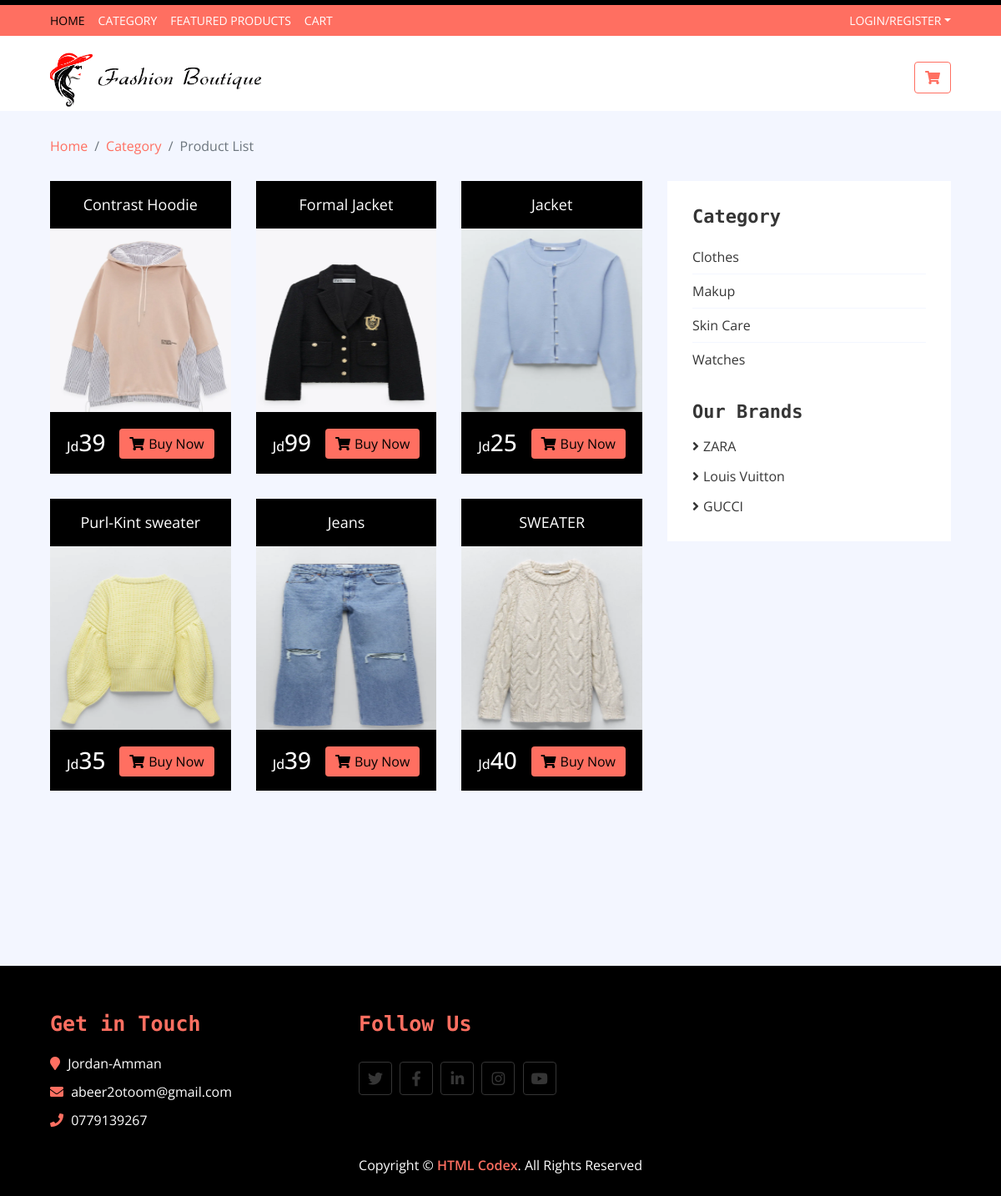
The page /product-list.php?ven_id=24&cat_id=10 on the database its author committed.
### tables this page shows
CREATE TABLE `product` (
  `pro_id` int(3) NOT NULL,
  `pro_name` varchar(20) NOT NULL,
  `pro_desc` text NOT NULL,
  `pro_price` int(3) NOT NULL,
  `pro_image` text NOT NULL,
  `cat_id` int(3) NOT NULL,
  `vendor_id` int(3) NOT NULL
);

CREATE TABLE `category` (
  `cat_id` int(3) NOT NULL,
  `cat_name` varchar(20) NOT NULL,
  `cat_desc` text NOT NULL,
  `cat_img` text NOT NULL
);

CREATE TABLE `vendor` (
  `vendor_id` int(3) NOT NULL,
  `name` varchar(50) NOT NULL,
  `email` varchar(30) NOT NULL,
  `password` varchar(20) NOT NULL,
  `logo` text NOT NULL,
  `website` text NOT NULL,
  `accept` varchar(20) NOT NULL DEFAULT 'No',
  `vdesc` text NOT NULL
);

### public/include/DBconnection.php (called while the page is built, shortened)
<?php
Class dbconnection{
	public $conn;
	public function openConnection(){
		$this->conn = mysqli_connect(DBSERVER,DBUSER,DBPASS,DBNAME);
		return $this->conn ? $this->conn : die("cannot connect to server");
	}
	public function performQuery($query){
		$result = mysqli_query($this->conn,$query);
		return $result ? $result : FALSE;
	}
	public function fetchAll($result){
		$rowSet = array();
		while ($row = mysqli_fetch_assoc($result)) {
			$rowSet[] = $row;
		}
		return count($rowSet) >= 1 ? $rowSet : FALSE;
	}
}

### public/include/productClass.php (called while the page is built, shortened)
<?php
require('categoryClass.php');
class Product extends Category{
	public function readByvendor($id){
		$query  = "SELECT * FROM vendor , product WHERE product.cat_id=$id AND vendor.vendor_id=product.vendor_id GROUP BY(vendor.vendor_id) ";
		$result = $this->performQuery($query);
		return $this->fetchAll($result);
	}
	public function readproduct($ven_id,$cat_id){
		$query  = "SELECT * FROM product WHERE vendor_id=$ven_id AND cat_id=$cat_id ";
		$result = $this->performQuery($query);
		return $this->fetchAll($result);
	}
}

### public/include/categoryClass.php (called while the page is built, shortened)
<?php
require('DBconnection.php');
class Category extends dbconnection{
	public function readAll(){
		$query  = "SELECT * FROM category";
		$result = $this->performQuery($query);
		return $this->fetchAll($result);
	}
}

### public/product-list.php (the view)
<?php
include "include/public_header.php";
include "include/productClass.php";
$p=new Product();
$ven_id=$_GET['ven_id'];
$cat_id=$_GET['cat_id'];
$c=new Category();
?>
        <div class="breadcrumb-wrap">
            <div class="container-fluid">
                <ul class="breadcrumb">
                    <li class="breadcrumb-item"><a href="#">Home</a></li>
                    <li class="breadcrumb-item"><a href="index.php#cat">Category</a></li>
                    <li class="breadcrumb-item active">Product List</li>
                </ul>
            </div>
        </div>
        <div class="product-view">
            <div class="container-fluid">
                <div class="row">
                    <div class="col-lg-8">
                        <div class="row">
                            <?php
                            if ($data=$p->readproduct($ven_id,$cat_id))
                            {
                               foreach ($data as $key => $value)
                               {
                                  foreach ($value as $k => $v) {$row[$k]=$v;}
                                  echo "<div class='col-md-4'>";
                                  echo " <div class='product-item'>
                                    <div class='product-title'>
                                        <a href='#'>{$row['pro_name']}</a>";
                                  echo "</div>";
                                  echo " <div class='product-image'>
                                        <a href=''>
                                            <img src='../admin/1templete/image/product/{$row['pro_image']}' height='220'>
                                        </a>";
                                  echo "</div>";
                                  echo "<div class='product-price'>
                                        <h3><span>Jd</span>{$row['pro_price']}</h3>
                                        <a class='btn' href='product-detail.php?pro_id={$row['pro_id']}&cat_id=$cat_id'><i class='fa fa-shopping-cart'></i>Buy Now</a>
                                        </div>
                                    </div>
                                </div>";
                               }
                            }
                            ?>
                        </div>
                    </div>
                    <div class="col-lg-4 sidebar">
                        <div class="sidebar-widget category">
                            <h2 class="title">Category</h2>
                            <nav class="navbar bg-light">
                                <ul class="navbar-nav">
                                     <?php
                    if ($data=$c->readAll())
                    {
                       foreach ($data as $key => $value)
                       {   foreach ($value as $k => $v) {$row[$k]=$v;}
                                   echo "<li class='nav-item'>
                                        <a class='nav-link' href='vendor.php?cat_id={$row['cat_id']}'>
                                        {$row['cat_name']}</i></a>
                                    </li>";
                                }
                            }
                             ?>
                                </ul>
                            </nav>
                        </div>
                        <div class="sidebar-widget brands">
                            <h2 class="title">Our Brands</h2>
                            <ul>
                                <?php
                                 if ($data=$p->readByvendor($cat_id))
                                {
                                 foreach ($data as $key => $value)
                                 {
                                  foreach ($value as $k => $v) {$row[$k]=$v;}
                                  echo "<li><a href='product-list.php?ven_id={$row['vendor_id']}&cat_id=$cat_id' >{$row['name']}</a></li>";
                              }
                          }
                              ?>
                            </ul>
                        </div>
                    </div>
                </div>
            </div>
        </div>
      <?php include "include/public_footer.php";?>

### public/css/style.css (style rules this page uses)
body { color: #353535; font-family: 'Open Sans', sans-serif; font-weight: 400; background: #f3f6ff; }
a { color: #FF6F61; }
h2 { font-family: 'Source Code Pro', monospace; font-weight: 700; }
@media (min-width: 992px) { .container-fluid { padding-right: 60px; padding-left: 60px; } }
.btn { color: #FF6F61; background: #ffffff; border: 1px solid #FF6F61; }
.breadcrumb-wrap { position: relative; width: 100%; }
.breadcrumb-wrap .breadcrumb { margin: 0; padding: 0; background: transparent; }
.category { position: relative; padding: 0 15px; margin-bottom: 30px; }
.product-item { position: relative; }
.product-item .product-title { padding: 15px; text-align: center; background: #000000; transition: all .3s; }
.product-item .product-title a, .product-item .product-title .ratting { position: relative; width: 100%; }
.product-item .product-title a { margin-bottom: 5px; color: #ffffff; font-size: 18px; }
.product-item .product-image { position: relative; overflow: hidden; }
.product-item .product-image a { display: block; background: #ffffff; transition: .3s; }
.product-item .product-image img { width: 100%; transition: all .3s; }
.product-item .product-price { padding: 20px; background: #000000; transition: all .3s; }
.product-item .product-price h3 { display: inline-block; color: #ffffff; margin: 0; }
.product-item .product-price h3 span { font-size: 16px; }
.product-item .product-price .btn { float: right; border: none; color: #000000; background: #FF6F61; }
.product-item .product-price .btn i { margin-right: 5px; }
.product-view { position: relative; width: 100%; padding: 30px 0; }
.product-view .product-item { margin-bottom: 30px; }
.sidebar-widget { padding: 30px; background: #ffffff; }
.sidebar-widget:not(:first-child) { padding-top: 0; }
.sidebar-widget .title { position: relative; font-size: 22px; text-transform: capitalize; margin-bottom: 15px; }
.sidebar-widget.category { margin: 0; }
.sidebar-widget.category .navbar { padding: 0; overflow: hidden; background: #ffffff !important; }
.sidebar-widget.category .navbar-nav { width: 100%; }
.sidebar-widget.category .navbar li { border-bottom: 1px solid #f3f6ff; }
.sidebar-widget.category .navbar li:last-child { border-bottom: none; }
.sidebar-widget.category .navbar a { color: #353535; }
.sidebar-widget.brands ul { margin: 0; padding: 0; list-style: none; }
.sidebar-widget.brands ul li { margin-bottom: 12px; }
.sidebar-widget.brands ul li:last-child { margin-bottom: 0; }
.sidebar-widget.brands ul li a { color: #353535; white-space: nowrap; display: inline-block; line-height: 23px; transition: all .3s; }
.sidebar-widget.brands ul li a::before { content: '\f105'; font-family: 'Font Awesome 5 Free'; font-weight: 900; padding-right: 5px; }

### rows shown on the page
product: pro_name "Contrast Hoodie", pro_image (picture), pro_price "39", vendor.name "ZARA"
product: pro_name "Formal Jacket", pro_image (picture), pro_price "99"
product: pro_name "Jacket", pro_image (picture), pro_price "25"
product: pro_name "Purl-Kint sweater", pro_image (picture), pro_price "35"
product: pro_name "Jeans", pro_image (picture), pro_price "39"
product: pro_name "SWEATER", pro_image (picture), pro_price "40"
category: cat_name "Clothes"
category: cat_name "Makup"
category: cat_name "Skin Care"
category: cat_name "Watches"
product: vendor.name "Louis Vuitton"
product: vendor.name "GUCCI"
